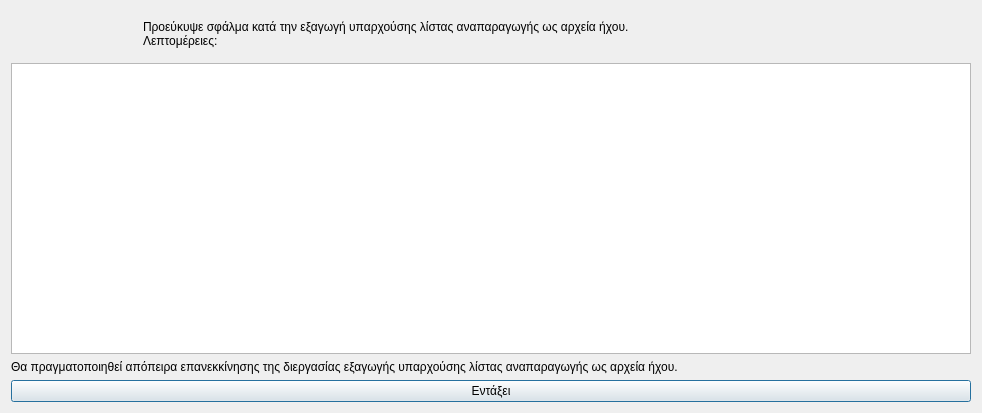
<?xml version="1.0" encoding="UTF-8"?>
<ui version="4.0">
 <class>Dialog</class>
 <widget class="QDialog" name="Dialog">
  <property name="geometry">
   <rect>
    <x>0</x>
    <y>0</y>
    <width>982</width>
    <height>413</height>
   </rect>
  </property>
  <property name="windowTitle">
   <string>Σφάλμα κατά την εξαγωγή λίστας αναπαραγωγής</string>
  </property>
  <property name="windowIcon">
   <iconset resource="../../../icons.qrc">
    <normaloff>:/rest-windows/assets/images/rest-windows/information.png</normaloff>:/rest-windows/assets/images/rest-windows/information.png</iconset>
  </property>
  <layout class="QGridLayout" name="gridLayout">
   <item row="0" column="0">
    <widget class="QFrame" name="frame">
     <property name="styleSheet">
      <string notr="true">QFrame{border:0px;}</string>
     </property>
     <property name="frameShape">
      <enum>QFrame::StyledPanel</enum>
     </property>
     <property name="frameShadow">
      <enum>QFrame::Raised</enum>
     </property>
     <layout class="QHBoxLayout" name="horizontalLayout">
      <item>
       <widget class="QLabel" name="image_label">
        <property name="maximumSize">
         <size>
          <width>117</width>
          <height>117</height>
         </size>
        </property>
        <property name="text">
         <string/>
        </property>
        <property name="pixmap">
         <pixmap resource="../../../icons.qrc">:/rest-windows/assets/images/rest-windows/information.png</pixmap>
        </property>
        <property name="scaledContents">
         <bool>true</bool>
        </property>
       </widget>
      </item>
      <item>
       <widget class="QLabel" name="label">
        <property name="text">
         <string>Προεύκυψε σφάλμα κατά την εξαγωγή υπαρχούσης λίστας αναπαραγωγής ως αρχεία ήχου.
Λεπτομέρειες:</string>
        </property>
        <property name="alignment">
         <set>Qt::AlignJustify|Qt::AlignVCenter</set>
        </property>
       </widget>
      </item>
     </layout>
    </widget>
   </item>
   <item row="3" column="0">
    <widget class="QPushButton" name="ok">
     <property name="text">
      <string>Εντάξει</string>
     </property>
     <property name="icon">
      <iconset resource="../../../icons.qrc">
       <normaloff>:/rest-windows/assets/images/rest-windows/ok.png</normaloff>:/rest-windows/assets/images/rest-windows/ok.png</iconset>
     </property>
    </widget>
   </item>
   <item row="1" column="0">
    <widget class="QPlainTextEdit" name="details"/>
   </item>
   <item row="2" column="0">
    <widget class="QLabel" name="label_2">
     <property name="text">
      <string>Θα πραγματοποιηθεί απόπειρα επανεκκίνησης της διεργασίας εξαγωγής υπαρχούσης λίστας αναπαραγωγής ως αρχεία ήχου.</string>
     </property>
     <property name="alignment">
      <set>Qt::AlignJustify|Qt::AlignVCenter</set>
     </property>
    </widget>
   </item>
  </layout>
 </widget>
 <tabstops>
  <tabstop>details</tabstop>
  <tabstop>ok</tabstop>
 </tabstops>
 <resources>
  <include location="../../../icons.qrc"/>
  <include location="../../../icons.qrc"/>
 </resources>
 <connections/>
</ui>
